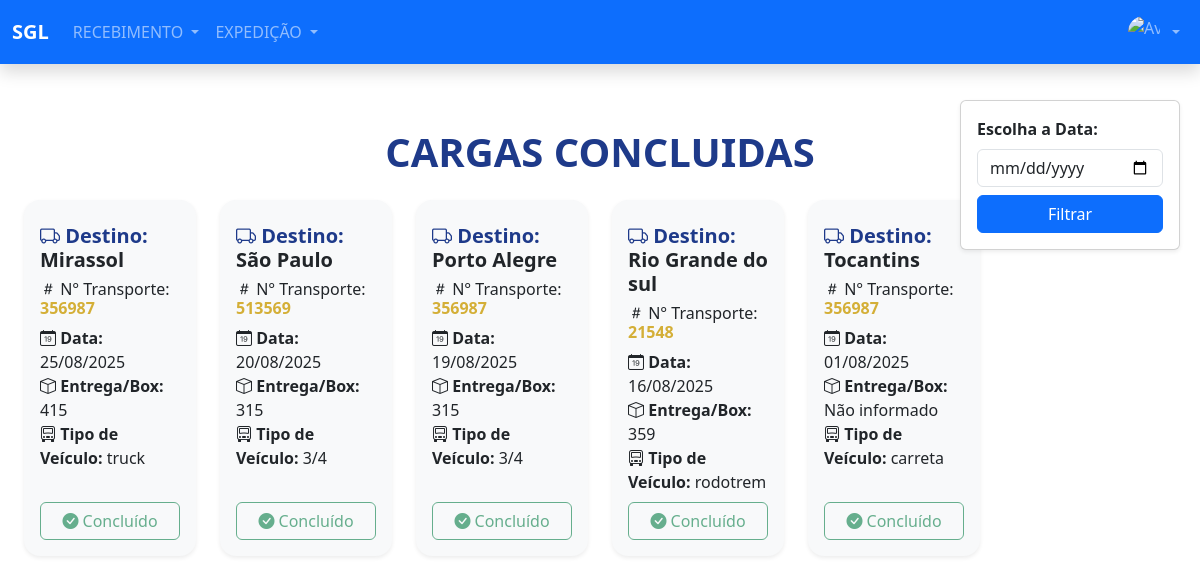
Page /expedicao/cargas-concluidas/ (signed in) on the committed database.
### expedicao/models.py (models this page shows, shortened)
class ControleSeparacao(models.Model):
    destino = models.CharField(max_length=150, default="Destino desconhecido")
    data = models.DateField(verbose_name="Data da Carga")
    numero_transporte = models.CharField("Número da Carga", max_length=10)
    ot = models.CharField("Ordem de Transporte", max_length=10)
    entrega_box = models.CharField(max_length=3, blank=True, null=True, default="Não informado")
    TIPO_VEICULO_CHOICES = [
        ("3/4", "3/4"),
        ("toco", "Toco"),
        ("carreta", "Carreta"),
        ("truck", "Truck"),
        ("rodotrem", "Rodotrem"),
        ("container", "Container"),
        ("utilitario", "Utilitário"),
    ]
    tipo_veiculo = models.CharField(max_length=20, choices=TIPO_VEICULO_CHOICES, blank=True, default="Não informado")
    outros_separadores = models.CharField(max_length=255, blank=True, default="Não informado")
    conferente = models.CharField(max_length=100, blank=True, default="Não informado")
    inicio_separacao = models.TimeField(blank=True, null=True)
    resumo_conf = models.BooleanField(default=False)
    resumo_motorista = models.BooleanField(default=False)
    etiquetas_cds = models.BooleanField(default=False)
    carga_gerada = models.BooleanField(default=False)
    atribuida = models.BooleanField(default=False)
    finalizado = models.BooleanField(default=False)
    STATUS_CHOICES = [
        ("Pendente", "Pendente"),
        ("Andamento", "Em Andamento"),
        ("Concluido", "Concluído"),
    ]
    status = models.CharField(max_length=20, choices=STATUS_CHOICES, default="Pendente")

### expedicao/views.py (the view, shortened to what this page needs)
# urls.py: path('cargas-concluidas/', CargasConcluidasView.as_view(), name='cargas_concluidas'),
class CargasConcluidasView(ListView):
    model = ControleSeparacao
    template_name = "expedicao/cargas_concluidas.html"  # template exclusivo
    context_object_name = "cargas"
    def get_queryset(self):
        queryset = ControleSeparacao.objects.filter(status="Concluido")
        day = self.request.GET.get("day")
        month = self.request.GET.get("month")
        year = self.request.GET.get("year")
        if day:
            queryset = queryset.filter(data__day=day)
        if month:
            queryset = queryset.filter(data__month=month)
        if year:
            queryset = queryset.filter(data__year=year)
        return queryset.order_by('-data')

### templates/expedicao/cargas_concluidas.html (shortened to what this page needs)
{% extends 'receipt/index.html' %}
{% block content %}
<div class="container-fluid mt-5 px-lg-4">
    <h1 class="text-center fw-bold mb-4" style="color:#1e3a8a;">CARGAS CONCLUIDAS</h1>
    <div class="filtro-fixo card shadow-sm p-3 mb-4">
        <form method="get" class="d-flex flex-column">
            <label for="data_filtro" class="fw-bold mb-2">Escolha a Data:</label>
            <input type="date" id="data_filtro" name="data" class="form-control mb-2"
                   value="{{ request.GET.data }}">
            <button type="submit" class="btn btn-primary w-100">Filtrar</button>
        </form>
    </div>
    <div class="row g-4 justify-content-start">
        {% for carga in cargas %}
        <div class="col-6 col-md-4 col-lg-3 col-xl-2" id="carga-{{ carga.id }}">
            <div class="card shadow-sm border-0 h-100 d-flex flex-column"
                 style="border-radius: 1rem; background-color:#f8f9fa;">
                <div class="card-body d-flex flex-column mt-2">
                    <h5 class="card-title fw-bold mb-2" style="color:#1e3a8a;">
                        <i class="bi bi-truck"></i> Destino:
                        <span class="text-dark">{{ carga.destino|default:"Não informado" }}</span>
                    </h5>
                    <h6 class="mb-2">
                        <i class="bi bi-hash"></i> N° Transporte:
                        <a href="{% url 'expedicao:detalhe_carga' carga.id %}" class="fw-bold text-decoration-none" style="color:#d4af37;">
                            {{ carga.numero_transporte|default:"Não informado" }}
                        </a>
                    </h6>
                    <ul class="list-unstyled mb-2">
                        <li><i class="bi bi-calendar-date"></i> <strong>Data:</strong> {{ carga.data|date:"d/m/Y"|default:"Não informado" }}</li>
                        <li><i class="bi bi-box"></i> <strong>Entrega/Box:</strong> {{ carga.entrega_box|default:"Não informado" }}</li>
                        <li><i class="bi bi-truck-front"></i> <strong>Tipo de Veículo:</strong> {{ carga.tipo_veiculo|default:"Não informado" }}</li>
                    </ul>
                    <div class="mt-auto">
                        <button type="button" class="btn btn-outline-success w-100" disabled>
                            <i class="bi bi-check-circle-fill"></i> Concluído
                        </button>
                    </div>
                </div>
            </div>
        </div>
        {% empty %}
        <p class="text-center text-muted mt-4">Nenhuma carga concluída encontrada.</p>
        {% endfor %}
    </div>
</div>
{% endblock %}

### templates/expedicao/cargas_concluidas.html (style rules this page uses)
.filtro-fixo { position: fixed; top: 100px; right: 20px; width: 220px; z-index: 1000; }

### rows in the picture
ControleSeparacao: destino "Mirassol", numero_transporte "356987", data "25/08/2025", entrega_box "415", tipo_veiculo "truck"
ControleSeparacao: destino "São Paulo", numero_transporte "513569", data "20/08/2025", entrega_box "315", tipo_veiculo "3/4"
ControleSeparacao: destino "Porto Alegre", numero_transporte "356987", data "19/08/2025", entrega_box "315", tipo_veiculo "3/4"
ControleSeparacao: destino "Rio Grande do sul", numero_transporte "21548", data "16/08/2025", entrega_box "359", tipo_veiculo "rodotrem"
ControleSeparacao: destino "Tocantins", numero_transporte "356987", data "01/08/2025", entrega_box "Não informado", tipo_veiculo "carreta"
